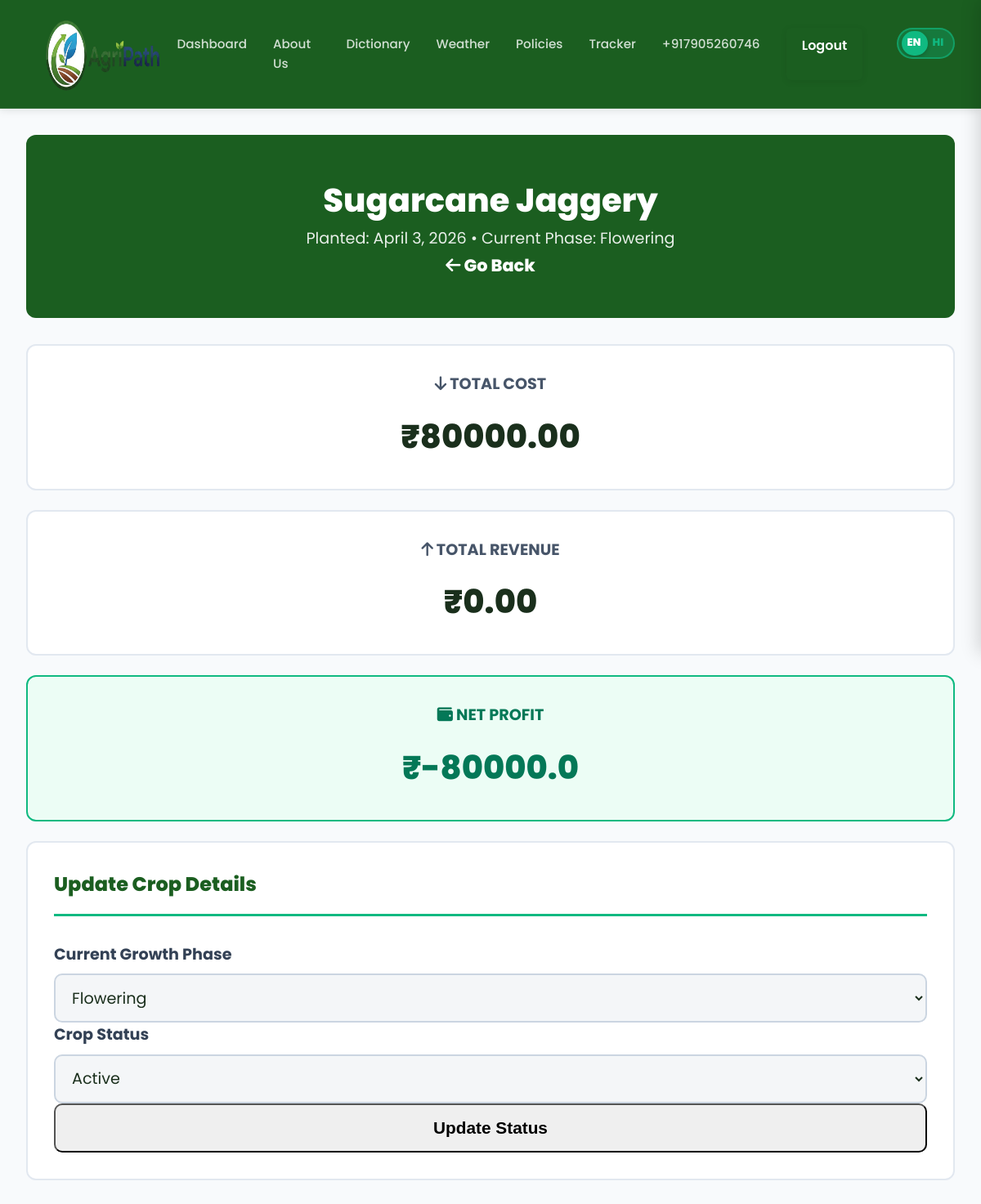
The page /tracker/update/4/ (signed in, upper part) on the database as committed earlier.
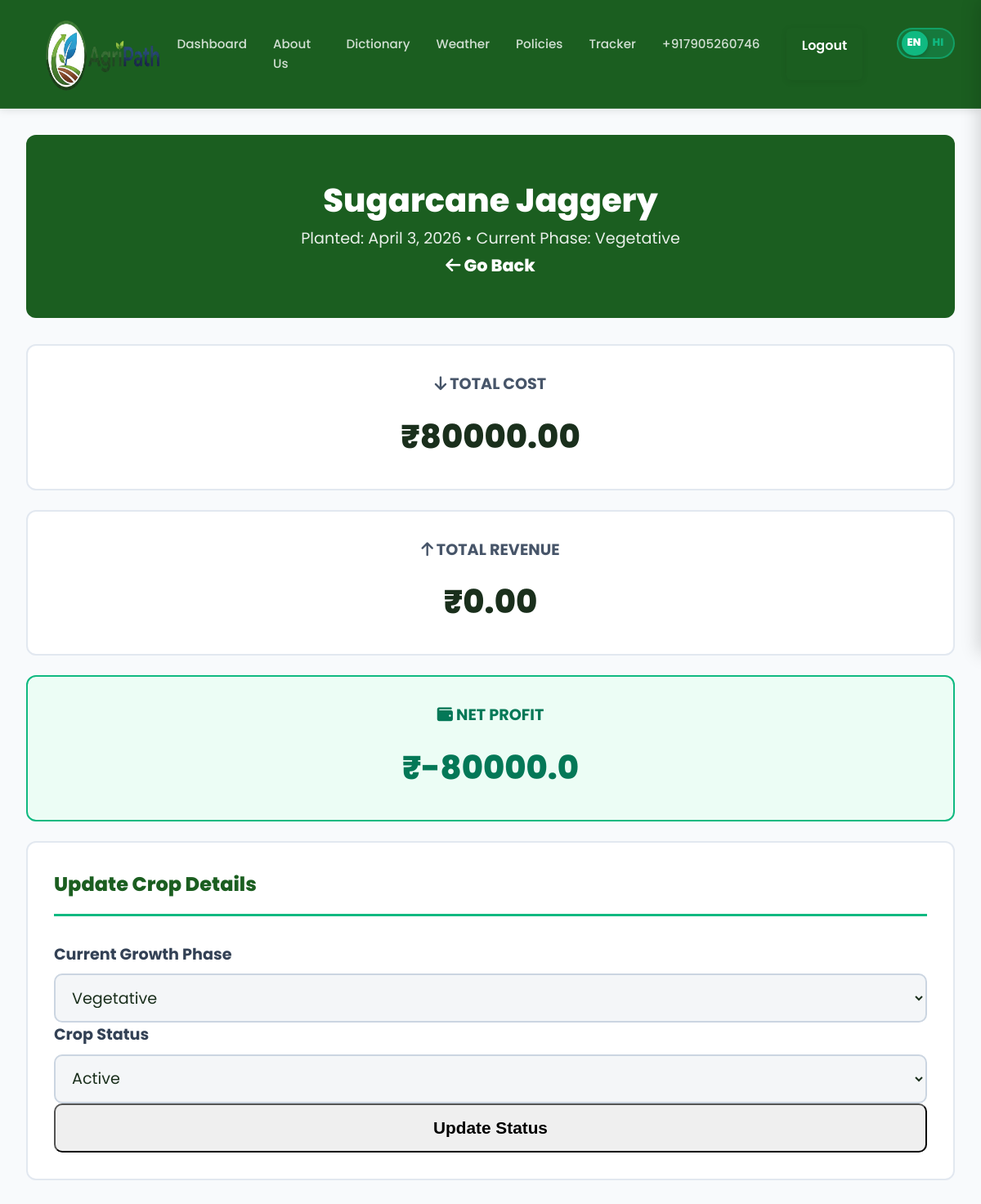
The same page on the database as committed later.
### tracker/models.py (models this page shows, shortened)
class CropTracker(models.Model):
    GROWTH_PHASES = [
        ('Sowing', 'Sowing'),
        ('Germination', 'Germination'),
        ('Vegetative', 'Vegetative'),
        ('Flowering', 'Flowering'),
        ('Fruiting', 'Fruiting'),
        ('Maturation', 'Maturation'),
    ]
    STATUS_CHOICES = [
        ('Active', 'Active'),
        ('Completed', 'Completed'),
    ]
    user = models.ForeignKey(User, on_delete=models.CASCADE, related_name='tracked_crops')
    crop = models.ForeignKey(Crop, on_delete=models.SET_NULL, null=True, blank=True)
    crop_name_custom = models.CharField(max_length=100, blank=True, default='', help_text="Custom crop name if not in dictionary")
    quantity = models.DecimalField(max_digits=10, decimal_places=2)
    unit = models.CharField(max_length=50, default='kg')
    planting_date = models.DateField()
    harvest_date = models.DateField(null=True, blank=True)
    growth_phase = models.CharField(max_length=50, choices=GROWTH_PHASES, default='Sowing')
    status = models.CharField(max_length=20, choices=STATUS_CHOICES, default='Active')
    health = models.CharField(
        max_length=20,
        choices=[('Healthy', 'Healthy'), ('Attention', 'Attention'), ('At Risk', 'At Risk')],
        default='Healthy'
    )
    emoji = models.CharField(max_length=10, default='🌿', help_text="Emoji for visual identification")
    cost = models.DecimalField(max_digits=10, decimal_places=2, default=0)
    revenue = models.DecimalField(max_digits=10, decimal_places=2, default=0)
    location = models.CharField(max_length=100, blank=True)
    field_polygon = models.TextField(blank=True, help_text="GeoJSON or coordinate string for the field map")
    field_area_acres = models.DecimalField(max_digits=10, decimal_places=2, null=True, blank=True)
    strategy = models.TextField(blank=True, help_text="Notes or strategy for this crop")
    created_at = models.DateTimeField(auto_now_add=True)
    updated_at = models.DateTimeField(auto_now=True)
    class Meta:
        ordering = ['-planting_date']
    @property
    def display_name(self):
        return self.crop.name if self.crop else self.crop_name_custom
    @property
    def profit(self):
        return float(self.revenue - self.cost)

### tracker/views.py (the view)
# urls.py: path('update/<int:tracker_id>/', views.update_crop, name='update_tracked_crop'),
@login_required
def update_crop(request, tracker_id):
    crop_tracker = get_object_or_404(CropTracker, id=tracker_id, user=request.user)
    if request.method == 'POST':
        form = CropUpdateForm(request.POST, instance=crop_tracker)
        if form.is_valid():
            form.save()
            return redirect('tracker_dashboard')
    else:
        form = CropUpdateForm(instance=crop_tracker)
    return render(request, 'tracker/update_crop.html', {
        'form': form,
        'crop': crop_tracker,
        'financial_form': FinancialEntryForm(),
        'task_form': TaskForm(),
        'financials': crop_tracker.financials.all(),
        'tasks': crop_tracker.tasks.all(),
    })

### tracker/forms.py
class CropUpdateForm(forms.ModelForm):
     class Meta:
        model = CropTracker
        fields = [
            'growth_phase', 'cost', 'revenue', 'status', 'strategy', 'harvest_date'
        ]
        widgets = {
            'harvest_date': forms.DateInput(attrs={'type': 'date', 'class': 'form-control'}),
            'growth_phase': forms.Select(attrs={'class': 'form-select'}),
            'status': forms.Select(attrs={'class': 'form-select'}),
            'cost': forms.NumberInput(attrs={'class': 'form-control'}),
            'revenue': forms.NumberInput(attrs={'class': 'form-control'}),
            'strategy': forms.Textarea(attrs={'class': 'form-control', 'rows': 3}),
        }

class FinancialEntryForm(forms.ModelForm):
    class Meta:
        model = FinancialEntry
        fields = ['entry_type', 'category', 'amount', 'description']
        widgets = {
            'entry_type': forms.Select(attrs={'class': 'form-select'}),
            'category': forms.Select(attrs={'class': 'form-select'}),
            'amount': forms.NumberInput(attrs={'class': 'form-control'}),
            'description': forms.TextInput(attrs={'class': 'form-control'}),
        }

### templates/tracker/update_crop.html (shortened to what this page needs)
{% extends 'base.html' %}
{% load static %}
{% block extra_css %}
<link rel="stylesheet" href="https://cdnjs.cloudflare.com/ajax/libs/font-awesome/6.4.0/css/all.min.css">
{% endblock %}
{% block content %}
<div class="container" style="padding-top: 2rem; padding-bottom: 4rem; max-width: 1200px;">
    <div class="dashboard-header">
        <h2>{{ crop.display_name }}</h2>
        <p>Planted: {{ crop.planting_date }} &bull; Current Phase: {{ crop.growth_phase }}</p>
        <a href="{% url 'tracker_dashboard' %}" class="btn btn-light btn-massive mx-auto mt-3" style="max-width: 300px;"><i class="fas fa-arrow-left"></i> Go Back</a>
    </div>
    <div class="row">
        <div class="col-md-4">
            <div class="summary-card">
                <h3><i class="fas fa-arrow-down text-danger"></i> Total Cost</h3>
                <div class="value text-danger">₹{{ crop.cost }}</div>
            </div>
        </div>
        <div class="col-md-4">
            <div class="summary-card">
                <h3><i class="fas fa-arrow-up text-success"></i> Total Revenue</h3>
                <div class="value text-success">₹{{ crop.revenue }}</div>
            </div>
        </div>
        <div class="col-md-4">
            <div class="summary-card" style="border-color: #10b981; background: #ecfdf5;">
                <h3 style="color: #047857;"><i class="fas fa-wallet text-success"></i> Net Profit</h3>
                <div class="value" style="color: #047857;">₹{{ crop.profit }}</div>
            </div>
        </div>
    </div>
    <div class="card-panel">
        <h4 class="card-title">Update Crop Details</h4>
        <form method="post" id="crop-update-form">
            <div class="row">
                <div class="col-md-6 mb-4">
                    <label>Current Growth Phase</label>
                    {{ form.growth_phase }}
                </div>
                <div class="col-md-6 mb-4">
                    <label>Crop Status</label>
                    {{ form.status }}
                </div>
            </div>
            <button type="submit" class="btn btn-success btn-massive">Update Status</button>
        </form>
    </div>
</div>
{% endblock %}

Rows that differ between the two databases and show on the page:
changed CropTracker "Sugarcane Jaggery": growth_phase "Flowering" → "Vegetative"
